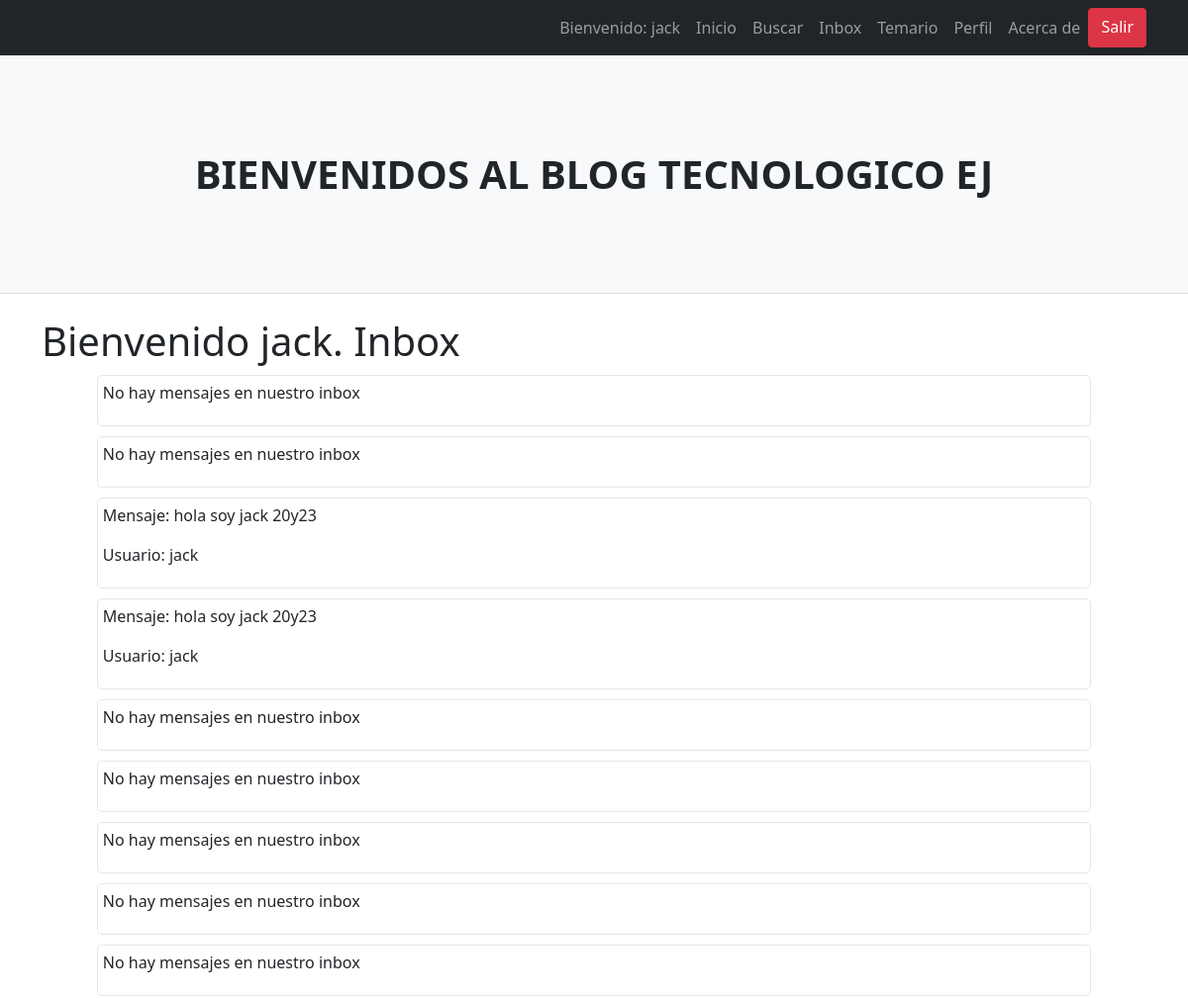
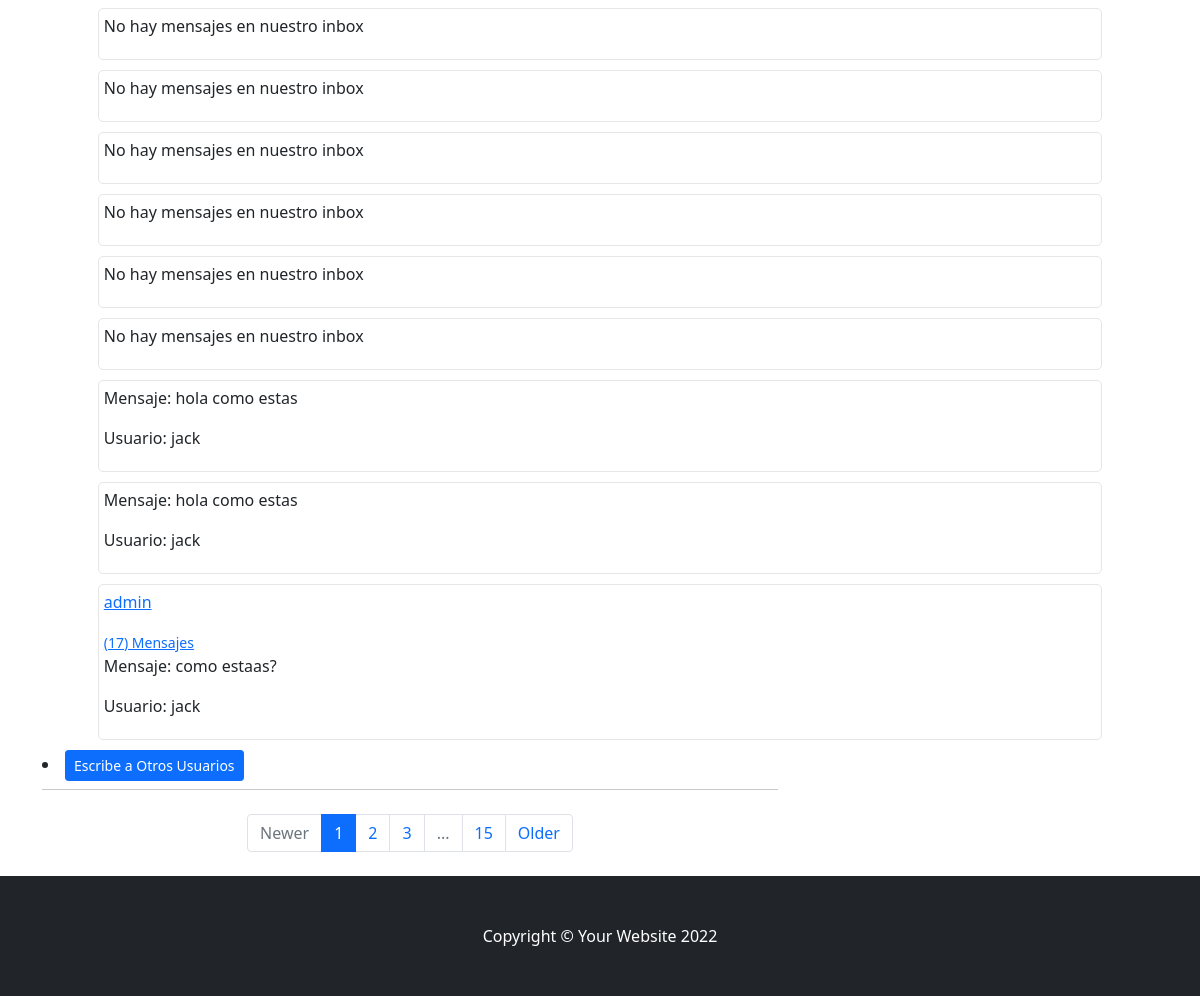
Screenshot of /AppBlog/Inbox (signed in) with the database file from the repository (2 pictures, top to bottom).
### AppBlog/models.py (models this page shows)
class ModelBase(models.Model):
	id = models.UUIDField(default=uuid.uuid4, primary_key=True, db_index=True, editable=False)
	tiempo = models.DateTimeField(auto_now_add=True)
	actualizar = models.DateTimeField(auto_now=True)
	class Meta:
		abstract = True

class Canal(ModelBase):
	usuarios = models.ManyToManyField(User, blank=True, through=CanalUsuario)
	objects = CanalManager()

class CanalMensaje(ModelBase):
	canal   = models.ForeignKey("Canal", on_delete=models.CASCADE)
	usuario = models.ForeignKey(User, on_delete=models.CASCADE)
	texto =  models.TextField()

class CanalUsuario(ModelBase):
	canal  = models.ForeignKey("Canal", null=True, on_delete=models.SET_NULL)
	usuario = models.ForeignKey(User, on_delete=models.CASCADE)

### AppBlog/views.py (the view)
# urls.py: path('Inbox', Inbox.as_view(), name="Inbox"),
class Inbox(View):
    def get(self, request):
        inbox = Canal.objects.filter(canalusuario__usuario__in=[request.user.id])
        context = {
            "inbox":inbox
        }
        return render(request, 'AppBlog/inbox.html', context)

### AppBlog/models.py (called while the page is built)
	def get_queryset(self, *args, **kwargs):
		return CanalQuerySet(self.model, using=self._db)

### AppBlog/templates/AppBlog/inbox.html (shortened to what this page needs)
{% extends "AppBlog/abuelo.html" %}
{% load static %}
{% load static %}
{% block contenido_que_cambia %}
<h1>
	Bienvenido {{user}}. Inbox
</h1>
{% for inbox in inbox %}
<div class="div_inbox">
	{% for second_user in inbox.canalusuario_set.all %}
		{% if second_user.usuario ==  request.user %}
		{% else %}
			<a href="{% url 'detailms' second_user.usuario.username %}">
				<p>
					{{second_user.usuario}}
				</p>
				<small>
					({{inbox.canalmensaje_set.count}}) Mensajes
				</small>
			</a>
		{% endif %}
	{% endfor %}
	{% if inbox.canalmensaje_set.count != 0 %}
		<div class="div_ms_inbox">
			{% with ultimo_mensaje=inbox.canalmensaje_set.last %}
				<p>
					Mensaje: {{ultimo_mensaje.texto}}
				</p>
				<p>
					Usuario: {{ultimo_mensaje.usuario}}
				</p>
			{% endwith %}
		</div>
	{% else %}
		<p>
			No hay mensajes en nuestro inbox
		</p>
	{% endif %}
</div>
{% empty %}
<h2>
	Inbox Vacio
</h2>
{% endfor %}
<li class="nav-item"><a class="btn btn-primary btn-sm" href="{% url 'ListarUser' %}">Escribe a Otros Usuarios</a></li>
{% endblock %}

### AppBlog/templates/AppBlog/abuelo.html (shortened to what this page needs)
<!DOCTYPE html>
<html lang="en">
    <head>
        {% load static %}
        <link href="/static/css/styles.css" rel="stylesheet" />
    </head>
    <body>
        <nav class="navbar navbar-expand-lg navbar-dark bg-dark">
            <div class="container">
                    <div class="collapse navbar-collapse" id="navbarSupportedContent">
                    <ul class="navbar-nav ms-auto mb-2 mb-lg-0">
                        {%if user.is_authenticated %}
                        <li class="nav-item"><a class="nav-link" href="{% url 'inicio' %}">Bienvenido: {{ user.username }}</a></li>
                        <li class="nav-item"><a class="nav-link" href="{% url 'inicio' %}">Inicio</a></li>
                        <li class="nav-item"><a class="nav-link" href="{% url 'temaBusq' %}">Buscar</a></li>
                        <li class="nav-item"><a class="nav-link" href="{% url 'Inbox' %}">Inbox</a></li>
                        <li class="nav-item"><a class="nav-link" aria-current="page" href="{% url 'leerTemas' %}">Temario</a></li>
                        <li class="nav-item"><a class="nav-link" aria-current="page" href="{% url 'verPerfil' %}">Perfil</a></li>
                        <li class="nav-item"><a class="nav-link" href="{% url 'acerca' %}">Acerca de</a></li>
                        <a class="btn btn-danger" href="{% url 'logout' %}">Salir</a>
                        {% endif %}
                    </ul>
                </div>
            </div>
        </nav>
        <header class="py-5 bg-light border-bottom mb-4">
            <div class="container">
                <div class="text-center my-5">
                    {% block Subtitulo %}
                    <h1 class="fw-bolder">BIENVENIDOS AL BLOG TECNOLOGICO EJ</h1>
                    {% endblock %}
                </div>
            </div>
        </header>
        <div class="float-auto container">
            {% block contenido_que_cambia %}
            {% endblock %}
            <div class="row">
                <div class="col-lg-8">
                    <nav aria-label="Pagination">
                        <hr class="my-0" />
                        <ul class="pagination justify-content-center my-4">
                            <li class="page-item disabled"><a class="page-link" href="#" tabindex="-1" aria-disabled="true">Newer</a></li>
                            <li class="page-item active" aria-current="page"><a class="page-link" href="#!">1</a></li>
                            <li class="page-item"><a class="page-link" href="#!">2</a></li>
                            <li class="page-item"><a class="page-link" href="#!">3</a></li>
                            <li class="page-item disabled"><a class="page-link" href="#!">...</a></li>
                            <li class="page-item"><a class="page-link" href="#!">15</a></li>
                            <li class="page-item"><a class="page-link" href="#!">Older</a></li>
                        </ul>
                    </nav>
                </div>
            </div>
        </div>
        <footer class="py-5 bg-dark">
            <div class="container"><p class="m-0 text-center text-white">Copyright &copy; Your Website 2022</p></div>
        </footer>
    </body>
</html>

### AppBlog/templates/AppBlog/inbox.html (style rules this page uses)
.div_inbox { width: 90%; margin:10px auto; background: #fff; border-radius: 5px; border:1px solid #e6e6e6; padding: 5px; }

### rows the page displays
Canal: shows "No hay mensajes en nuestro inbox"
Canal: canalmensaje_set.last.texto "hola soy jack 20y23", canalmensaje_set.last.usuario "jack"
Canal: shows "No hay mensajes en nuestro inbox"
Canal: shows "No hay mensajes en nuestro inbox"
Canal: shows "No hay mensajes en nuestro inbox"
Canal: shows "No hay mensajes en nuestro inbox"
Canal: shows "No hay mensajes en nuestro inbox"
Canal: shows "No hay mensajes en nuestro inbox"
Canal: canalmensaje_set.last.texto "hola como estas", canalmensaje_set.last.usuario "jack"
Canal: canalmensaje_set.count "17", canalmensaje_set.last.texto "como estaas?", canalmensaje_set.last.usuario "jack"
CanalUsuario: usuario "admin"

### other values shown
{{ user.username }} "jack"
{{ user }} "jack"
